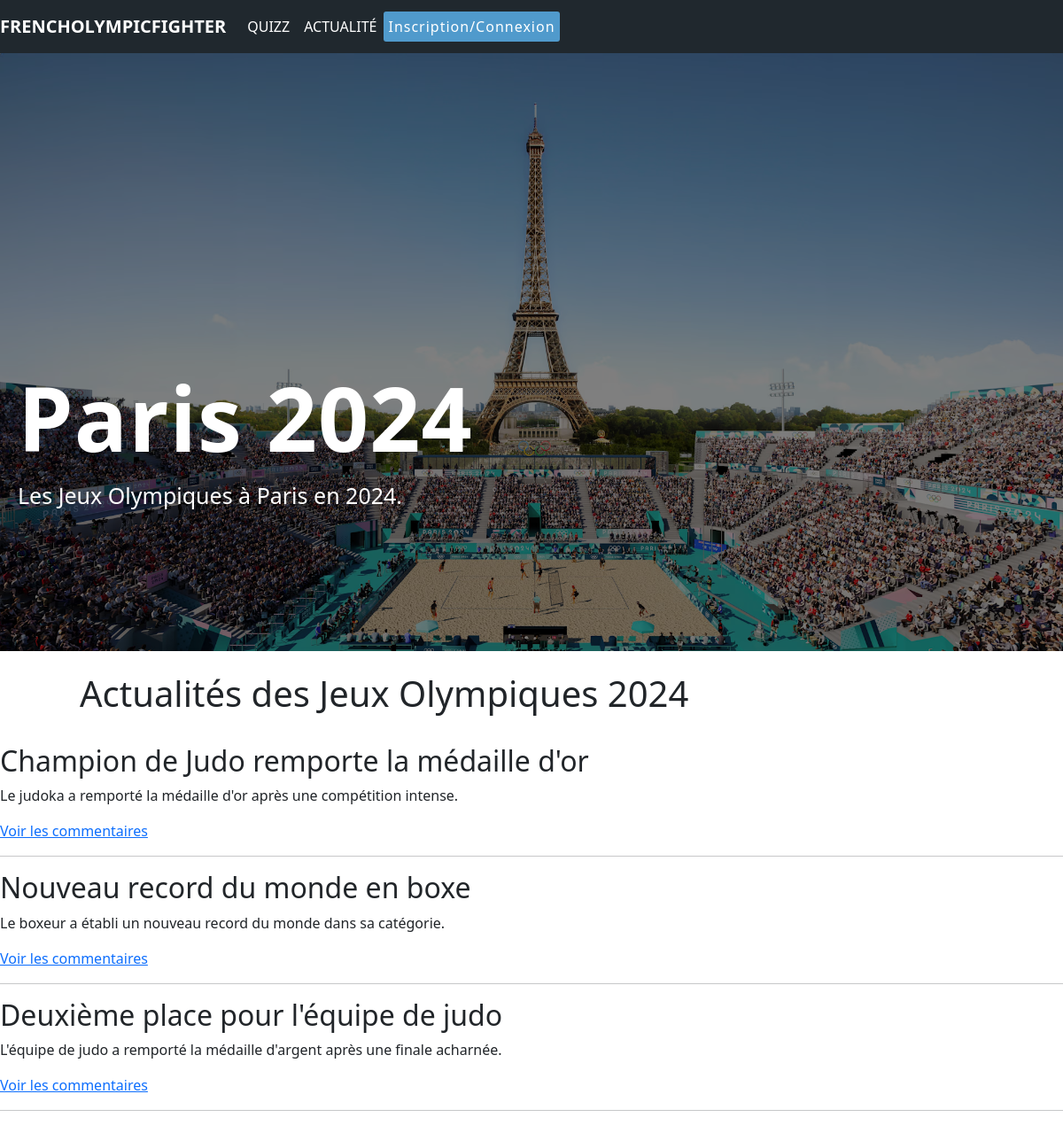
The app's page /index_actu.php with its own data.
### tables this page shows
CREATE TABLE IF NOT EXISTS `news` (
  `id` int NOT NULL AUTO_INCREMENT,
  `sport` varchar(50) DEFAULT NULL,
  `title` varchar(255) DEFAULT NULL,
  `content` text,
  `created_at` timestamp NULL DEFAULT CURRENT_TIMESTAMP,
  PRIMARY KEY (`id`)
);

### index_actu.php (the view, shortened to what this page needs)
<?php
include 'bdd.php';
$sql = "SELECT * FROM news";
$stmt = $conn->prepare($sql);
$stmt->execute();
$news = $stmt->fetchAll();
?>
<!DOCTYPE html>
<html>
<head>
    <link rel="stylesheet" href="css/style.css">
    <link rel="stylesheet" href="css/styles_actu.css">
    <link href="https://cdn.jsdelivr.net/npm/bootstrap@5.3.3/dist/css/bootstrap.min.css" rel="stylesheet">
</head>
<body>
<nav class="navbar navbar-expand-lg navbar-light">
        <a class="navbar-brand" href="index.php" style="color: white;">frenchOlympicfighter</a>
        <div class="collapse navbar-collapse" id="navbarNav">
            <ul class="navbar-nav ml-auto">
            <li class="nav-item">
                    <a class="nav-link" href="quizz.php">Quizz</a>
                </li>
                <li class="nav-item">
                    <a class="nav-link" href="actualite.php">Actualité</a>
                </li>
                <?php if (isset($_SESSION['pseudo'])): ?>
                    <li class="nav-item dropdown"  style="margin-left: auto;">
                        <a class="nav-link dropdown-toggle" href="#" id="userDropdown" role="button" data-toggle="dropdown" aria-haspopup="true" aria-expanded="false">
                        <i class="fa-solid fa-user"></i> <?php echo htmlspecialchars($_SESSION['pseudo']); ?>
                        </a>
                        <div class="dropdown-menu dropdown-menu-right" aria-labelledby="userDropdown">
                            <a class="dropdown-item" href="profil_test.php">Profil</a>
                            <a class="dropdown-item" href="deconnexion.php">Déconnexion</a>
                        </div>
                    </li>
                <?php else: ?>
                    <li class="nav-item">
                    <a href="inscrit.php" class="nav-button">Inscription/Connexion</a>
                    </li>
                <?php endif; ?>
            </ul>
        </div>
    </nav>
    <div id="carouselExampleSlidesOnly" class="carousel slide" data-bs-ride="carousel" data-bs-interval="2000">
    <div class="carousel-inner">
      <div class="carousel-item active">
        <img src="images/paris2024.avif" class="d-block w-100" alt="...">
        <div class="dark-overlay"></div>
        <div class="carousel-caption custom-caption d-none d-md-block">
          <h2>Paris 2024</h2>
          <p>Les Jeux Olympiques à Paris en 2024.</p>
        </div>
      </div>
    </div>
  </div>
    <br>
    <section>
    <h1>Actualités des Jeux Olympiques 2024</h1>
    <?php foreach ($news as $new): ?>
        <div>
            <h2><?php echo htmlspecialchars($new['title']); ?></h2>
            <p><?php echo htmlspecialchars($new['content']); ?></p>
            <a href="news.php?id=<?php echo $new['id']; ?>">Voir les commentaires</a>
        </div>
        <hr>
    </section>
    <?php endforeach; ?>
</body>
</html>

### css/style.css (style rules this page uses)
* { margin: 0; padding: 0; box-sizing: border-box; }
body { background-color: #F0F0F0; }
nav { padding: 15px; background-color: #20282e; display: flex; justify-content: space-between; }
nav ul { display: flex; align-items: center; flex-direction: row; justify-content: space-between; list-style-type: none; text-transform: uppercase; margin: 0; padding: 0; }
nav ul li a { text-decoration: none; color: white; transition: 0.2s all; }
nav div { display: flex; align-items: center; gap: 15px; }
nav div a { text-decoration: none; color: white; list-style-type: none; text-transform: uppercase; }
h1 { font-size: 45px; margin: 20px 90px 20px 90px; padding-bottom: 25PX; }
.navbar { background-color: #20282e; padding: 15px; display: flex; justify-content: space-between; align-items: center; padding: 10px 20px; }
.navbar-brand { color: white; font-size: 20px; font-weight: bold; text-transform: uppercase; }
.navbar-nav .nav-link { color: white ; padding: 10px 15px; }
.nav-link { color: #fff; }
.nav-button { border: none; padding: 5px; background-color: #509acc; color: white; border-radius: 3px; text-transform: capitalize; letter-spacing: 1px; transition: 0.3s ease; text-decoration: none; display: inline-block; }
.carousel-item { position: relative; }
.dark-overlay { position: absolute; top: 0; left: 0; width: 100%; height: 100%; background: rgba(0, 0, 0, 0.5); z-index: 1; }
.carousel-caption.custom-caption { position: absolute; top: 65%; left: 20px; transform: translateY(-50%); text-align: left; z-index: 2; color: white; }
.carousel-caption.custom-caption h2 { font-size: 100px; margin-bottom: 10px; font-weight: bold; letter-spacing: 1px; }
.carousel-caption.custom-caption p { font-size: 25px; }

### css/styles_actu.css (style rules this page uses)
body { font-family: Arial, sans-serif; margin: 0; background-color: #f4f4f4; }
.slide { display: none; }

### records on screen
news: title "Champion de Judo remporte la médaille d'or", content "Le judoka a remporté la médaille d'or après une compétition intense."
news: title "Nouveau record du monde en boxe", content "Le boxeur a établi un nouveau record du monde dans sa catégorie."
news: title "Deuxième place pour l'équipe de judo", content "L'équipe de judo a remporté la médaille d'argent après une finale acharnée."
